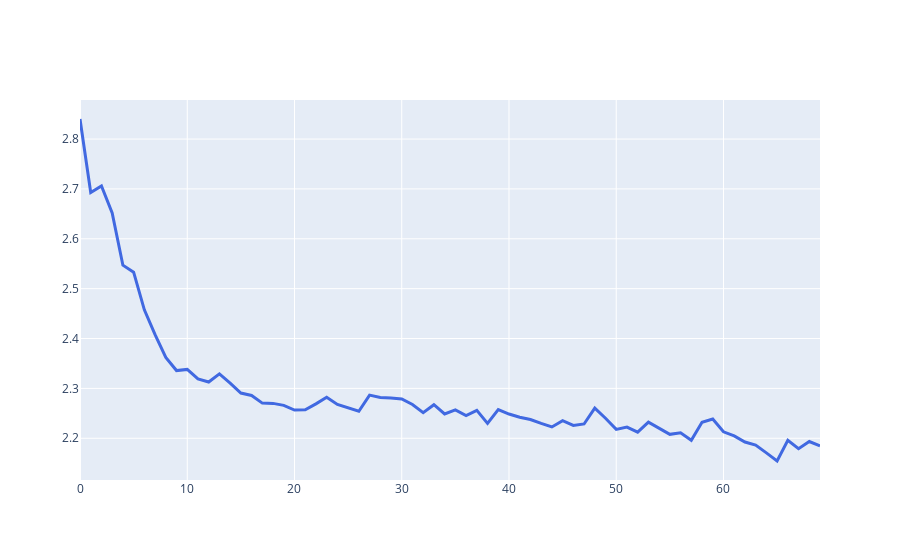

Notebook source saved alongside this figure:
### Code cell
emv = pd.DataFrame({"emv": history.history['val_mae'][10:]}).ewm(com=2).mean()

fig = go.Figure()
fig.add_trace(go.Scatter(y=emv["emv"], 
                         line=dict(color='royalblue', width=3)))
fig.show()

### Figure 1 — Plotly figure (JSON) as saved in the notebook; plotly's stock layout.template omitted (floating-point values rounded to 4 significant figures)
{"data": [{"line": {"color": "royalblue", "width": 3}, "type": "scatter", "y": [2.84, 2.693, 2.706, 2.652, 2.547, 2.533, 2.458, 2.408, 2.362, 2.336, 2.338, 2.319, 2.313, 2.329, 2.311, 2.291, 2.286, 2.271, 2.27, 2.266, 2.257, 2.257, 2.269, 2.282, 2.268, 2.261, 2.254, 2.287, 2.282, 2.281, 2.279, 2.268, 2.251, 2.267, 2.249, 2.257, 2.246, 2.256, 2.23, 2.258, 2.249, 2.242, 2.238, 2.23, 2.223, 2.235, 2.226, 2.229, 2.26, 2.24, 2.218, 2.223, 2.212, 2.232, 2.22, 2.208, 2.211, 2.196, 2.232, 2.239, 2.213, 2.205, 2.192, 2.186, 2.171, 2.154, 2.196, 2.179, 2.193, 2.185]}], "layout": {}}
